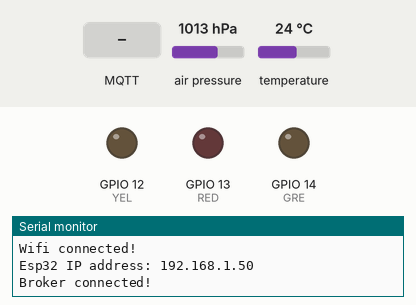
Recording of a sketch running on a simulated ESP32. On the bench: output pins drawn as LEDs (lit = HIGH), the last lines printed to the serial monitor. The test bench sets the inputs (shaded band); at power-on: air pressure 1013 hPa, temperature 24 °C. WiFi joins after 1.5 s; servers stay silent unless stated; no MQTT or app messages arrive unless stated.

Above: at 5.2 s.
5.3 s: MQTT message "r" arrives on the first subscribed topic
At 6.5 s:
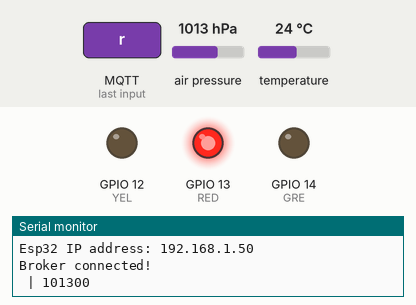
6.8 s: MQTT message "y" arrives on the first subscribed topic
At 7.9 s:
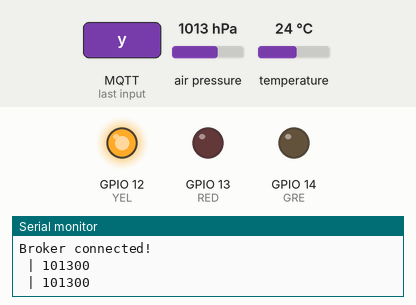
8.3 s: MQTT message "g" arrives on the first subscribed topic
At 9.0 s:
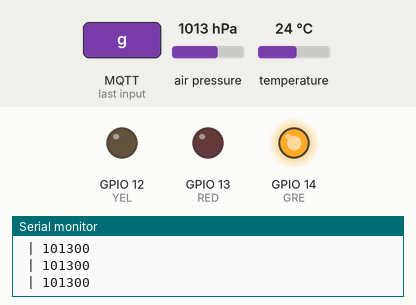
9.8 s: MQTT message "1" arrives on the first subscribed topic
At 10.2 s:
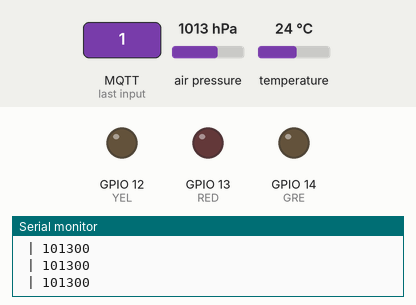
Timing chart, 0 to 12.3 s (numbered marks = the images above; inputs shaded):
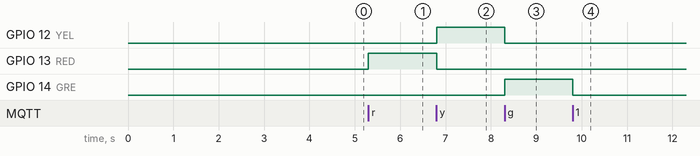

Measured:
- after the input at 5.3 s, GPIO 13 (RED): LOW → HIGH at once
- after the input at 6.8 s, GPIO 12 (YEL): LOW → HIGH at once; GPIO 13 (RED): HIGH → LOW at once
- after the input at 8.3 s, GPIO 12 (YEL): HIGH → LOW at once; GPIO 14 (GRE): LOW → HIGH at once
- after the input at 9.8 s, GPIO 14 (GRE): HIGH → LOW at once

The sketch:

Esp32-MQTT-BMP180.ino
```cpp
#include <WiFi.h>
#include <PubSubClient.h>
#include <Wire.h>
#include <Adafruit_BMP085.h>


// Create object
Adafruit_BMP085 bmp;

// GPIOs acccording your wiring
#define YEL 12
#define RED 13
#define GRE 14

const char* transArdu = "O";

// Wi-Fi ssid and password
const char* ssid = "networkname";
const char* password = "network#password";

// Your Raspberry Pi IP, in this format
IPAddress server(192, 168, 0, 13);

// Callback function, listen to the incoming message
void callback(char* topic, byte* payload, unsigned int length) {

  // message handling
  switch (*payload) {
    case 114:                     // the letter "r" ASCII
      digitalWrite(RED, HIGH);
      digitalWrite(YEL, LOW);
      digitalWrite(GRE, LOW);

      break;
    case 121:                     // the letter "y" ASCII
      digitalWrite(YEL, HIGH);
      digitalWrite(RED, LOW);
      digitalWrite(GRE, LOW);
      break;
    case 103:                     // the letter "g" ASCII
      digitalWrite(GRE, HIGH);
      digitalWrite(RED, LOW);
      digitalWrite(YEL, LOW);
      break;
    default:
      digitalWrite(RED, LOW);
      digitalWrite(YEL, LOW);
      digitalWrite(GRE, LOW);
      break;
  }
  publishBmp();
}

WiFiClient esp32Client;
PubSubClient client(server, 1883, callback, esp32Client);

void startWifi() {
  Serial.print("\nEsp32 connect with ");
  Serial.println(ssid);
  while (WiFi.status() != WL_CONNECTED)
  {
    Serial.println("Starting wifi connect...");
    WiFi.begin(ssid, password);
    delay(2000);
  }
  Serial.println("Wifi connected!");
  Serial.print("Esp32 IP address: ");
  Serial.println(WiFi.localIP());
}

void connectBroker() {
  // User and password configured in the broker
  if (client.connect("espClient", "mrfmach", "mosquitto")) {
    client.subscribe("esp32/led");
    Serial.println("Broker connected!");
    delay(2000);
  }
}

void startBmp() {
  if (!bmp.begin()) {
    Serial.println("Could not find a valid BMP085/BMP180 sensor, check wiring!");
    while (1) {}
  }
}

void publishBmp() {

  char tempString[5];
  char pressString[6];

  float temperature = bmp.readTemperature();
  int pressure = bmp.readPressure();

  dtostrf(temperature, 4/*width*/, 1 /*precision*/, tempString );
  client.publish("esp32/temp", tempString, 2);

  dtostrf(pressure, 5/*width*/, 0 /*precision*/, pressString );
  client.publish("esp32/press", pressString, 5);

  Serial.print(tempString);
  Serial.print(" | ");
  Serial.println(pressString);
}

void setup()
{
  Serial.begin(9600);
  pinMode(RED, OUTPUT);
  pinMode(YEL, OUTPUT);
  pinMode(GRE, OUTPUT);
  startWifi();
  startBmp();
  connectBroker();
}

void loop() {
  // check connection
  while (!client.connected()) {
    Serial.print("Broker disconnected! Returned state =  ");
    Serial.println(client.state());
    connectBroker();
  }

  // maintain the connection to the server
  client.loop();

}
```
